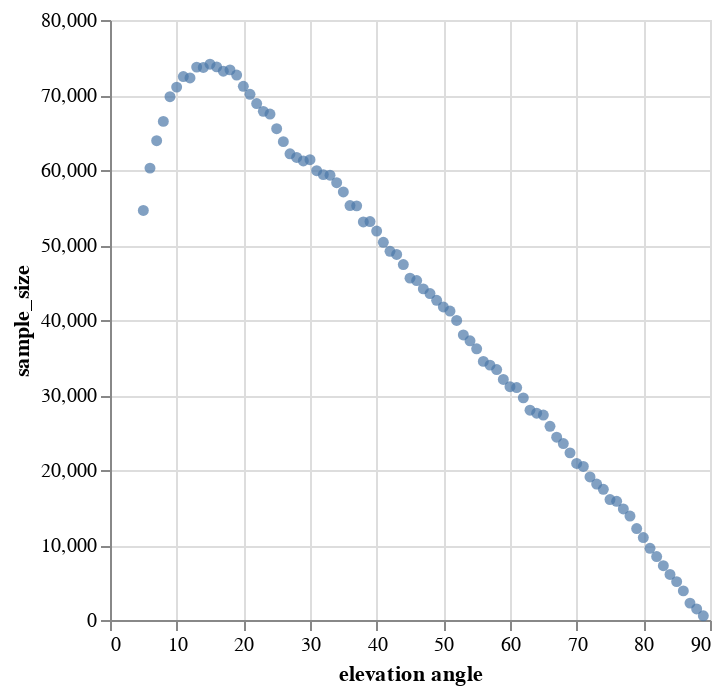

Notebook code for this chart:
### Code cell
alt.Chart(plot_df).mark_circle().encode(
    x="elevation angle",
    y="sample_size"
)

### Figure 1 — Vega-Lite specification as saved in the notebook (floating-point values rounded to 4 significant figures)
{"config": {"view": {"continuousWidth": 300, "continuousHeight": 300}}, "data": {"name": "data-679aa9455231f39971ab1c5897b86d4b"}, "mark": {"type": "circle"}, "encoding": {"x": {"field": "elevation angle", "type": "quantitative"}, "y": {"field": "sample_size", "type": "quantitative"}}, "$schema": "https://vega.github.io/schema/vega-lite/v5.20.1.json", "datasets": {"data-679aa9455231f39971ab1c5897b86d4b": [{"elevation angle": 5, "mae": 6.671, "sample_size": 54601}, {"elevation angle": 6, "mae": 6.352, "sample_size": 60252}, {"elevation angle": 7, "mae": 6.09, "sample_size": 63913}, {"elevation angle": 8, "mae": 5.778, "sample_size": 66482}, {"elevation angle": 9, "mae": 5.581, "sample_size": 69779}, {"elevation angle": 10, "mae": 5.473, "sample_size": 71051}, {"elevation angle": 11, "mae": 5.191, "sample_size": 72456}, {"elevation angle": 12, "mae": 5.006, "sample_size": 72267}, {"elevation angle": 13, "mae": 4.922, "sample_size": 73717}, {"elevation angle": 14, "mae": 4.709, "sample_size": 73668}, {"elevation angle": 15, "mae": 4.67, "sample_size": 74107}, {"elevation angle": 16, "mae": 4.612, "sample_size": 73749}, {"elevation angle": 17, "mae": 4.467, "sample_size": 73168}, {"elevation angle": 18, "mae": 4.322, "sample_size": 73352}, {"elevation angle": 19, "mae": 4.23, "sample_size": 72655}, {"elevation angle": 20, "mae": 4.154, "sample_size": 71166}, {"elevation angle": 21, "mae": 4.064, "sample_size": 70098}, {"elevation angle": 22, "mae": 4.028, "sample_size": 68855}, {"elevation angle": 23, "mae": 3.995, "sample_size": 67818}, {"elevation angle": 24, "mae": 3.979, "sample_size": 67464}, {"elevation angle": 25, "mae": 4.001, "sample_size": 65513}, {"elevation angle": 26, "mae": 3.812, "sample_size": 63781}, {"elevation angle": 27, "mae": 3.775, "sample_size": 62163}, {"elevation angle": 28, "mae": 3.749, "sample_size": 61679}, {"elevation angle": 29, "mae": 3.712, "sample_size": 61212}, {"elevation angle": 30, "mae": 3.756, "sample_size": 61369}, {"elevation angle": 31, "mae": 3.683, "sample_size": 59912}, {"elevation angle": 32, "mae": 3.575, "sample_size": 59384}, {"elevation angle": 33, "mae": 3.466, "sample_size": 59313}, {"elevation angle": 34, "mae": 3.454, "sample_size": 58305}, {"elevation angle": 35, "mae": 3.403, "sample_size": 57068}, {"elevation angle": 36, "mae": 3.325, "sample_size": 55260}, {"elevation angle": 37, "mae": 3.342, "sample_size": 55218}, {"elevation angle": 38, "mae": 3.285, "sample_size": 53070}, {"elevation angle": 39, "mae": 3.225, "sample_size": 53120}, {"elevation angle": 40, "mae": 3.179, "sample_size": 51863}, {"elevation angle": 41, "mae": 3.121, "sample_size": 50359}, {"elevation angle": 42, "mae": 3.106, "sample_size": 49158}, {"elevation angle": 43, "mae": 3.08, "sample_size": 48745}, {"elevation angle": 44, "mae": 3.07, "sample_size": 47399}, {"elevation angle": 45, "mae": 2.962, "sample_size": 45582}, {"elevation angle": 46, "mae": 3.025, "sample_size": 45260}, {"elevation angle": 47, "mae": 2.99, "sample_size": 44149}, {"elevation angle": 48, "mae": 2.937, "sample_size": 43530}, {"elevation angle": 49, "mae": 2.926, "sample_size": 42631}, {"elevation angle": 50, "mae": 2.923, "sample_size": 41741}, {"elevation angle": 51, "mae": 2.88, "sample_size": 41191}, {"elevation angle": 52, "mae": 2.867, "sample_size": 39945}, {"elevation angle": 53, "mae": 2.849, "sample_size": 38007}, {"elevation angle": 54, "mae": 2.864, "sample_size": 37225}, {"elevation angle": 55, "mae": 2.921, "sample_size": 36162}, {"elevation angle": 56, "mae": 2.754, "sample_size": 34482}, {"elevation angle": 57, "mae": 2.754, "sample_size": 33983}, {"elevation angle": 58, "mae": 2.673, "sample_size": 33390}, {"elevation angle": 59, "mae": 2.698, "sample_size": 32069}, {"elevation angle": 60, "mae": 2.608, "sample_size": 31110}, {"elevation angle": 61, "mae": 2.605, "sample_size": 30994}, {"elevation angle": 62, "mae": 2.548, "sample_size": 29619}, {"elevation angle": 63, "mae": 2.516, "sample_size": 27969}, {"elevation angle": 64, "mae": 2.525, "sample_size": 27568}, {"elevation angle": 65, "mae": 2.507, "sample_size": 27333}, {"elevation angle": 66, "mae": 2.589, "sample_size": 25831}, {"elevation angle": 67, "mae": 2.538, "sample_size": 24378}, {"elevation angle": 68, "mae": 2.508, "sample_size": 23531}, {"elevation angle": 69, "mae": 2.487, "sample_size": 22285}, {"elevation angle": 70, "mae": 2.453, "sample_size": 20877}, {"elevation angle": 71, "mae": 2.446, "sample_size": 20480}, {"elevation angle": 72, "mae": 2.515, "sample_size": 19070}, {"elevation angle": 73, "mae": 2.477, "sample_size": 18133}, {"elevation angle": 74, "mae": 2.368, "sample_size": 17433}, {"elevation angle": 75, "mae": 2.42, "sample_size": 16055}, {"elevation angle": 76, "mae": 2.349, "sample_size": 15831}, {"elevation angle": 77, "mae": 2.392, "sample_size": 14807}, {"elevation angle": 78, "mae": 2.385, "sample_size": 13859}, {"elevation angle": 79, "mae": 2.366, "sample_size": 12197}, {"elevation angle": 80, "mae": 2.468, "sample_size": 10999}, {"elevation angle": 81, "mae": 2.323, "sample_size": 9560}, {"elevation angle": 82, "mae": 2.417, "sample_size": 8458}, {"elevation angle": 83, "mae": 2.437, "sample_size": 7241}, {"elevation angle": 84, "mae": 2.51, "sample_size": 6067}, {"elevation angle": 85, "mae": 2.506, "sample_size": 5115}, {"elevation angle": 86, "mae": 2.632, "sample_size": 3882}, {"elevation angle": 87, "mae": 2.808, "sample_size": 2252}, {"elevation angle": 88, "mae": 3.1, "sample_size": 1470}, {"elevation angle": 89, "mae": 2.766, "sample_size": 554}]}}
